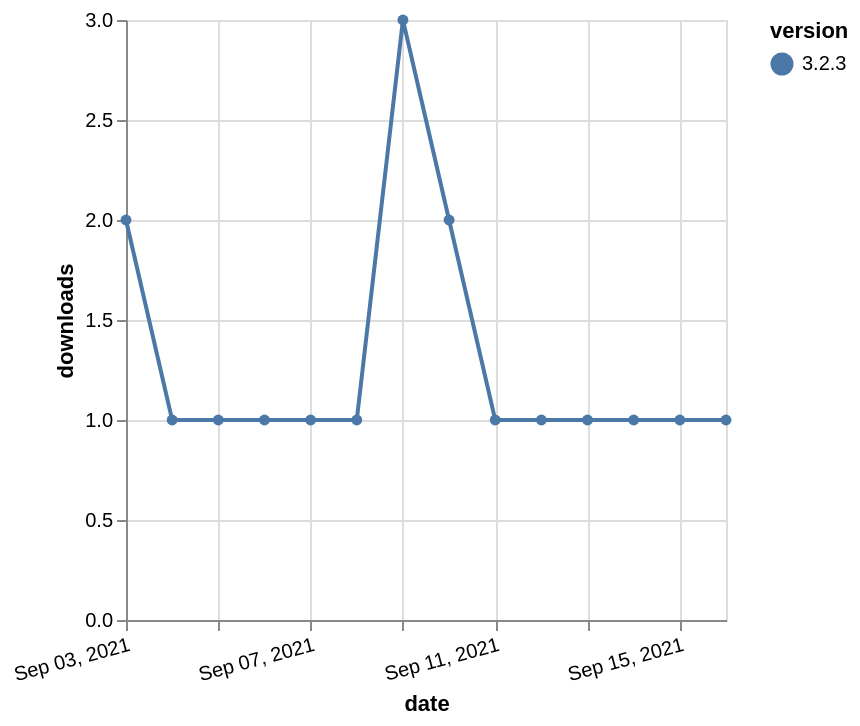

Write the Vega-Lite specification saved for this chart.
### Vega-Lite specification from a JSON file in a GitHub repository (floating-point values rounded to 4 significant figures)
{"$schema": "https://vega.github.io/schema/vega-lite/v5.json", "description": "A simple bar chart with embedded data.", "data": {"values": [{"date": "2021-09-03", "total": 510, "delta": 2, "version": "3.2.3"}, {"date": "2021-09-04", "total": 511, "delta": 1, "version": "3.2.3"}, {"date": "2021-09-05", "total": 512, "delta": 1, "version": "3.2.3"}, {"date": "2021-09-06", "total": 513, "delta": 1, "version": "3.2.3"}, {"date": "2021-09-07", "total": 514, "delta": 1, "version": "3.2.3"}, {"date": "2021-09-08", "total": 515, "delta": 1, "version": "3.2.3"}, {"date": "2021-09-09", "total": 518, "delta": 3, "version": "3.2.3"}, {"date": "2021-09-10", "total": 520, "delta": 2, "version": "3.2.3"}, {"date": "2021-09-11", "total": 521, "delta": 1, "version": "3.2.3"}, {"date": "2021-09-12", "total": 522, "delta": 1, "version": "3.2.3"}, {"date": "2021-09-13", "total": 523, "delta": 1, "version": "3.2.3"}, {"date": "2021-09-14", "total": 524, "delta": 1, "version": "3.2.3"}, {"date": "2021-09-15", "total": 525, "delta": 1, "version": "3.2.3"}, {"date": "2021-09-16", "total": 526, "delta": 1, "version": "3.2.3"}]}, "width": "container", "mark": {"type": "line", "point": {"filled": true}}, "encoding": {"x": {"field": "date", "type": "temporal", "timeUnit": "yearmonthdate", "title": "date", "axis": {"labelAngle": -15}}, "y": {"field": "delta", "type": "quantitative", "title": "downloads"}, "color": {"field": "version", "type": "nominal"}, "tooltip": {"field": "delta"}}}
